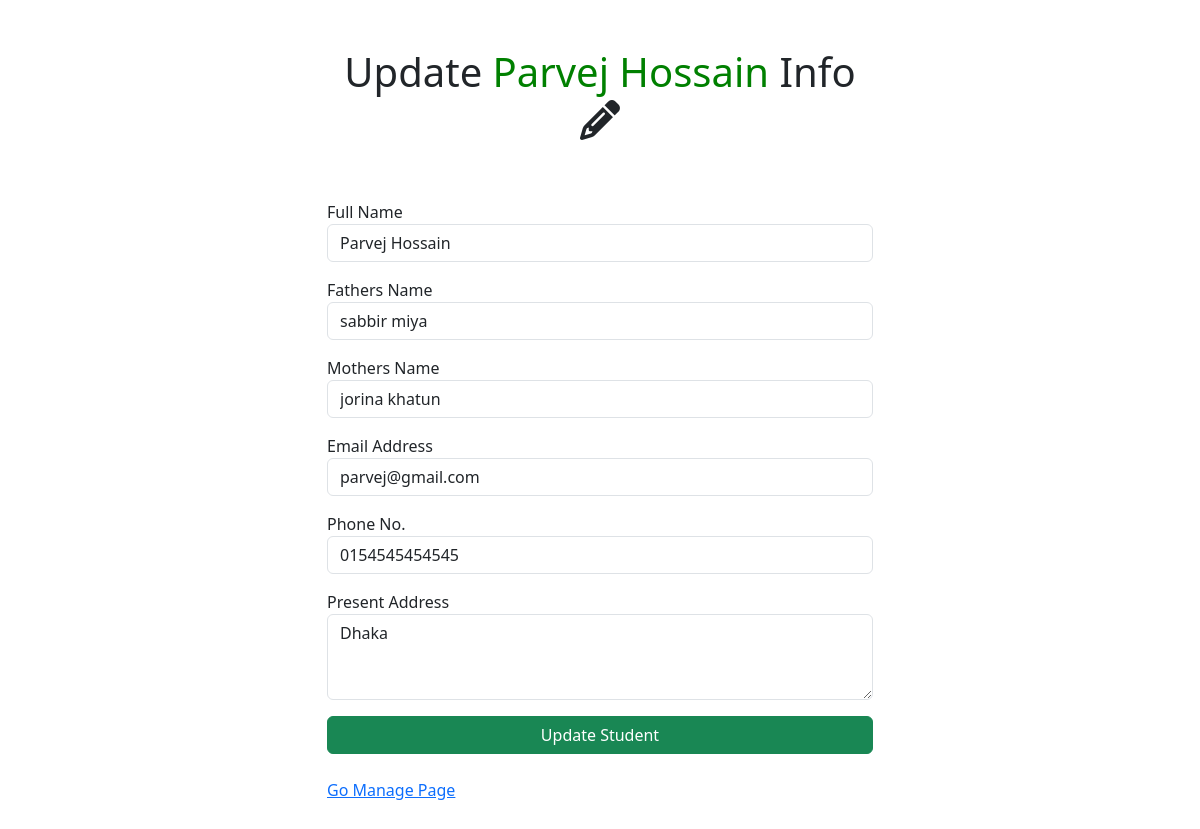
The app's page /update.php?uid=12 with its own data.
### tables this page shows
CREATE TABLE `students` (
  `id` int(11) NOT NULL,
  `name` varchar(255) NOT NULL,
  `father` varchar(255) NOT NULL,
  `mother` varchar(255) NOT NULL,
  `email` varchar(255) NOT NULL,
  `phone` varchar(255) NOT NULL,
  `address` text NOT NULL,
  `join_date` date NOT NULL
);

### update.php (the view, shortened to what this page needs)
<?php include "header.php"; ?>
    <section class="py-5">
      <div class="container">
        <div class="row">
          <div class="col-lg-6 offset-lg-3">
            <?php
                if (isset($_GET['uid'])) {
                  $updateId = $_GET['uid'];
                  $studentData = "SELECT * FROM students WHERE id = '$updateId'";
                  $readQuery = mysqli_query( $db, $studentData );
                  while ( $row = mysqli_fetch_array($readQuery) ) {
                    $name         = $row['name'];
                    $father       = $row['father'];
                    $mother       = $row['mother'];
                    $email        = $row['email'];
                    $phone        = $row['phone'];
                    $address      = $row['address'];
                    ?>
                    <h1 class="text-center pb-5"> Update <span style="color: green;"><?php echo $name; ?></span> Info <i class="fa-solid fa-pencil"></i></h1>
                      <form action="" method="POST" class="needs-validation" novalidate>
                        <div class="mb-3">
                          <label for="name">Full Name</label>
                          <input type="text" name="name" id="name" class="form-control" required autocomplete="off" value="<?php echo $name; ?>">
                        </div>
                        <div class="mb-3">
                          <label for="fname">Fathers Name</label>
                          <input type="text" name="father" id="fname" class="form-control" required autocomplete="off" value="<?php echo $father; ?>">
                        </div>
                        <div class="mb-3">
                          <label for="mname">Mothers Name</label>
                          <input type="text" name="mother" id="mname" class="form-control" required autocomplete="off" value="<?php echo $mother; ?>">
                        </div>
                        <div class="mb-3">
                          <label for="email">Email Address</label>
                          <input type="email" name="email" id="email" class="form-control" required autocomplete="off" value="<?php echo $email; ?>">
                        </div>
                        <div class="mb-3">
                          <label for="phone">Phone No.</label>
                          <input type="tel" name="phone" id="phone" class="form-control" required autocomplete="off" value="<?php echo $phone; ?>">
                        </div>
                        <div class="mb-3">
                          <label for="address">Present Address</label>
                          <textarea name="address" id="address" class="form-control" required autocomplete="off" cols="30" rows="3"><?php echo $address; ?></textarea>
                        </div>
                        <div class="mb-3">
                          <div class="d-grid gap-2">
                            <input type="submit" name="update" class="btn btn-success" value="Update Student">
                          </div>
                        </div>
                        <div class="mb-3 pt-2">
                          <a href="index.php">Go Manage Page</a>
                        </div>
                      </form>
                  <?php }
                }
            ?>
          </div>
        </div>
      </div>
    </section>
<?php include "footer.php"; ?>

### records on screen
students: name "Parvej Hossain", father "sabbir miya", mother "jorina khatun", email "parvej@gmail.com", phone "0154545454545", address "Dhaka"
